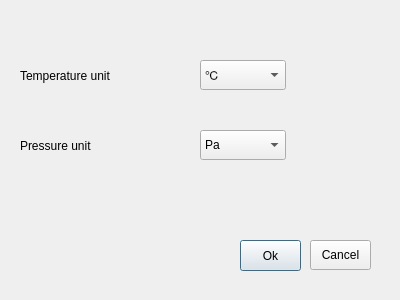
<?xml version="1.0" encoding="UTF-8"?>
<ui version="4.0">
 <class>settings_pop_up</class>
 <widget class="QDialog" name="settings_pop_up">
  <property name="geometry">
   <rect>
    <x>0</x>
    <y>0</y>
    <width>400</width>
    <height>300</height>
   </rect>
  </property>
  <property name="windowTitle">
   <string>Dialog</string>
  </property>
  <widget class="QLabel" name="label_2">
   <property name="geometry">
    <rect>
     <x>20</x>
     <y>130</y>
     <width>121</width>
     <height>31</height>
    </rect>
   </property>
   <property name="text">
    <string>Pressure unit</string>
   </property>
  </widget>
  <widget class="QLabel" name="label">
   <property name="geometry">
    <rect>
     <x>20</x>
     <y>60</y>
     <width>131</width>
     <height>31</height>
    </rect>
   </property>
   <property name="text">
    <string>Temperature unit</string>
   </property>
  </widget>
  <widget class="QComboBox" name="temp_units">
   <property name="geometry">
    <rect>
     <x>200</x>
     <y>60</y>
     <width>86</width>
     <height>30</height>
    </rect>
   </property>
   <property name="currentIndex">
    <number>1</number>
   </property>
   <item>
    <property name="text">
     <string>℉</string>
    </property>
   </item>
   <item>
    <property name="text">
     <string>℃</string>
    </property>
   </item>
  </widget>
  <widget class="QComboBox" name="pressure_units">
   <property name="geometry">
    <rect>
     <x>200</x>
     <y>130</y>
     <width>86</width>
     <height>30</height>
    </rect>
   </property>
   <item>
    <property name="text">
     <string>Pa</string>
    </property>
   </item>
   <item>
    <property name="text">
     <string>ATM</string>
    </property>
   </item>
  </widget>
  <widget class="QPushButton" name="button_ok">
   <property name="geometry">
    <rect>
     <x>240</x>
     <y>240</y>
     <width>61</width>
     <height>31</height>
    </rect>
   </property>
   <property name="focusPolicy">
    <enum>Qt::WheelFocus</enum>
   </property>
   <property name="text">
    <string>Ok</string>
   </property>
  </widget>
  <widget class="QPushButton" name="button_cancel">
   <property name="geometry">
    <rect>
     <x>310</x>
     <y>240</y>
     <width>61</width>
     <height>30</height>
    </rect>
   </property>
   <property name="text">
    <string>Cancel</string>
   </property>
  </widget>
 </widget>
 <resources/>
 <connections/>
</ui>
